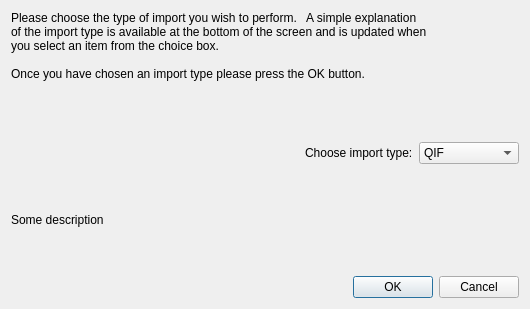
<?xml version="1.0" encoding="UTF-8"?>
<ui version="4.0">
 <class>KChooseImportExportDlg</class>
 <widget class="QDialog" name="KChooseImportExportDlg">
  <property name="geometry">
   <rect>
    <x>0</x>
    <y>0</y>
    <width>530</width>
    <height>309</height>
   </rect>
  </property>
  <property name="windowTitle">
   <string>Choose Import Type Dialog</string>
  </property>
  <layout class="QVBoxLayout">
   <property name="spacing">
    <number>6</number>
   </property>
   <property name="leftMargin">
    <number>11</number>
   </property>
   <property name="topMargin">
    <number>11</number>
   </property>
   <property name="rightMargin">
    <number>11</number>
   </property>
   <property name="bottomMargin">
    <number>11</number>
   </property>
   <item>
    <layout class="QHBoxLayout">
     <property name="spacing">
      <number>6</number>
     </property>
     <property name="leftMargin">
      <number>0</number>
     </property>
     <property name="topMargin">
      <number>0</number>
     </property>
     <property name="rightMargin">
      <number>0</number>
     </property>
     <property name="bottomMargin">
      <number>0</number>
     </property>
     <item>
      <widget class="QLabel" name="topLabel">
       <property name="text">
        <string>Please choose the type of import you wish to perform.   A simple explanation
of the import type is available at the bottom of the screen and is updated when
you select an item from the choice box.

Once you have chosen an import type please press the OK button.</string>
       </property>
       <property name="wordWrap">
        <bool>false</bool>
       </property>
      </widget>
     </item>
    </layout>
   </item>
   <item>
    <widget class="Line" name="Line1">
     <property name="frameShadow">
      <enum>QFrame::Raised</enum>
     </property>
    </widget>
   </item>
   <item>
    <layout class="QHBoxLayout">
     <property name="spacing">
      <number>6</number>
     </property>
     <property name="leftMargin">
      <number>0</number>
     </property>
     <property name="topMargin">
      <number>0</number>
     </property>
     <property name="rightMargin">
      <number>0</number>
     </property>
     <property name="bottomMargin">
      <number>0</number>
     </property>
     <item>
      <spacer name="Spacer1">
       <property name="orientation">
        <enum>Qt::Horizontal</enum>
       </property>
       <property name="sizeType">
        <enum>QSizePolicy::Expanding</enum>
       </property>
       <property name="sizeHint" stdset="0">
        <size>
         <width>20</width>
         <height>20</height>
        </size>
       </property>
      </spacer>
     </item>
     <item>
      <widget class="QLabel" name="promptLabel">
       <property name="text">
        <string>Choose import type:</string>
       </property>
       <property name="wordWrap">
        <bool>false</bool>
       </property>
      </widget>
     </item>
     <item>
      <widget class="KComboBox" name="typeCombo">
       <property name="minimumSize">
        <size>
         <width>100</width>
         <height>0</height>
        </size>
       </property>
       <item>
        <property name="text">
         <string>QIF</string>
        </property>
       </item>
       <item>
        <property name="text">
         <string>CSV</string>
        </property>
       </item>
      </widget>
     </item>
    </layout>
   </item>
   <item>
    <widget class="QLabel" name="descriptionLabel">
     <property name="sizePolicy">
      <sizepolicy hsizetype="Minimum" vsizetype="Fixed">
       <horstretch>0</horstretch>
       <verstretch>0</verstretch>
      </sizepolicy>
     </property>
     <property name="minimumSize">
      <size>
       <width>410</width>
       <height>100</height>
      </size>
     </property>
     <property name="text">
      <string>Some description</string>
     </property>
     <property name="wordWrap">
      <bool>false</bool>
     </property>
    </widget>
   </item>
   <item>
    <widget class="QDialogButtonBox" name="buttonBox">
     <property name="standardButtons">
      <set>QDialogButtonBox::Cancel|QDialogButtonBox::Ok</set>
     </property>
    </widget>
   </item>
  </layout>
 </widget>
 <customwidgets>
  <customwidget>
   <class>KComboBox</class>
   <extends>QComboBox</extends>
   <header>kcombobox.h</header>
  </customwidget>
 </customwidgets>
 <resources/>
 <connections>
  <connection>
   <sender>buttonBox</sender>
   <signal>accepted()</signal>
   <receiver>KChooseImportExportDlg</receiver>
   <slot>accept()</slot>
   <hints>
    <hint type="sourcelabel">
     <x>264</x>
     <y>280</y>
    </hint>
    <hint type="destinationlabel">
     <x>264</x>
     <y>154</y>
    </hint>
   </hints>
  </connection>
  <connection>
   <sender>buttonBox</sender>
   <signal>rejected()</signal>
   <receiver>KChooseImportExportDlg</receiver>
   <slot>reject()</slot>
   <hints>
    <hint type="sourcelabel">
     <x>264</x>
     <y>280</y>
    </hint>
    <hint type="destinationlabel">
     <x>264</x>
     <y>154</y>
    </hint>
   </hints>
  </connection>
 </connections>
</ui>
